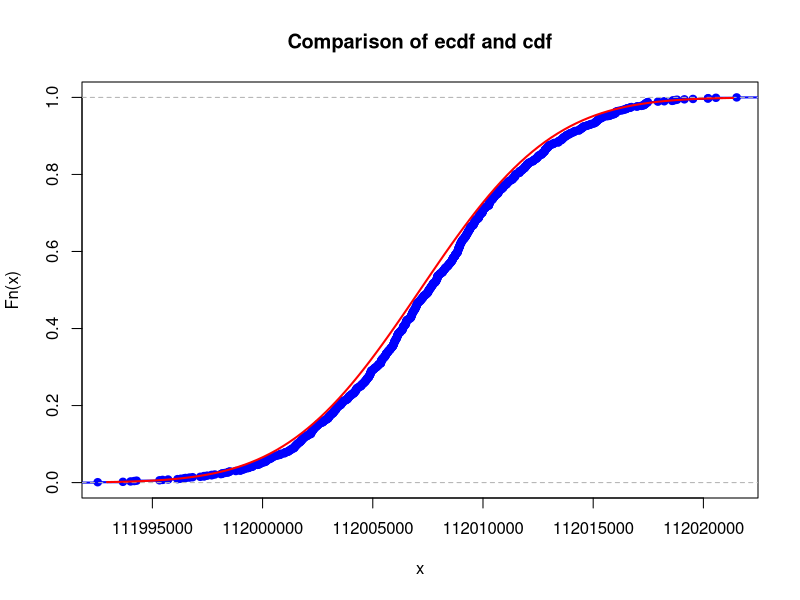
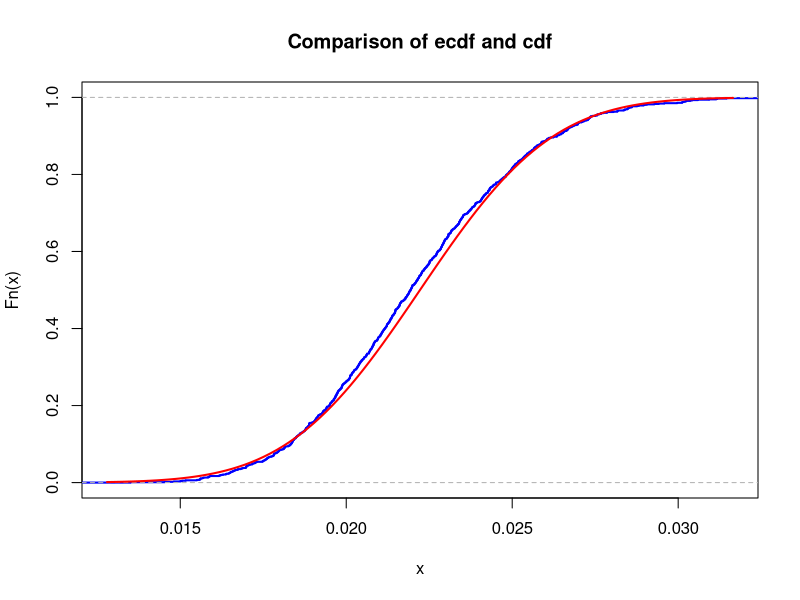
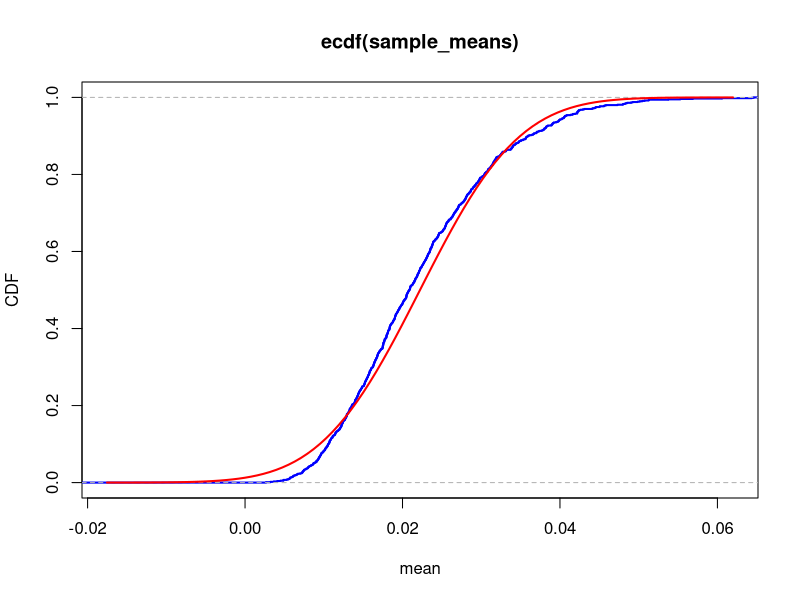
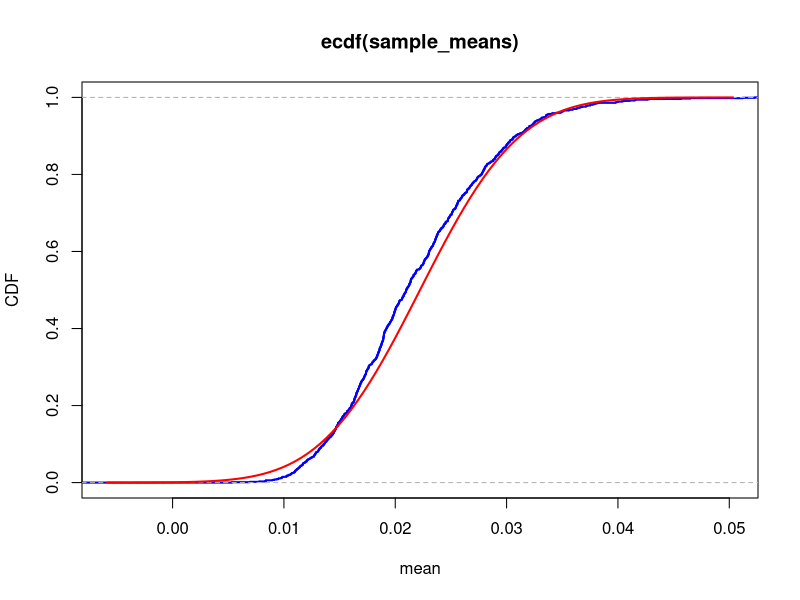
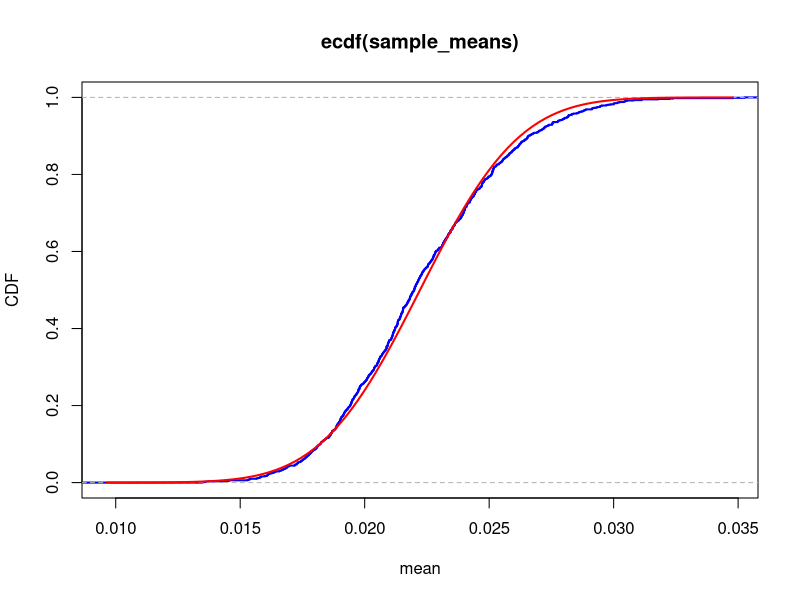
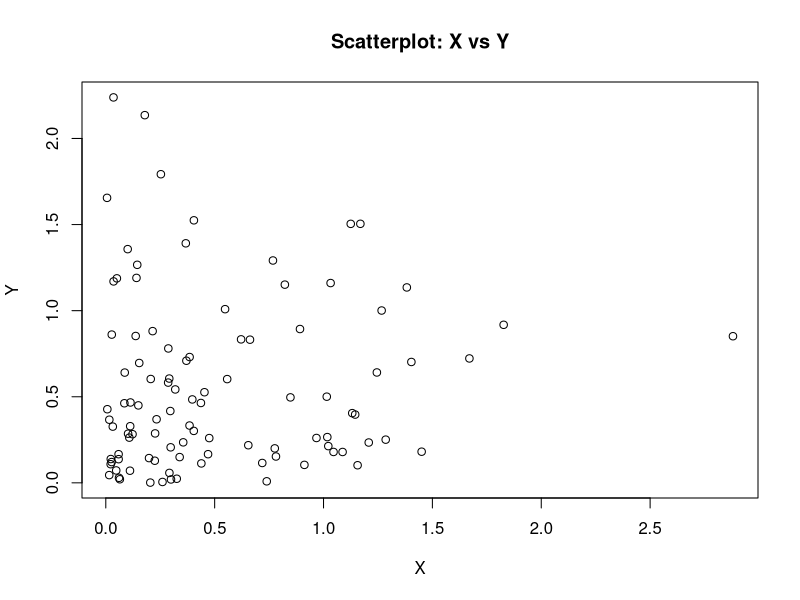
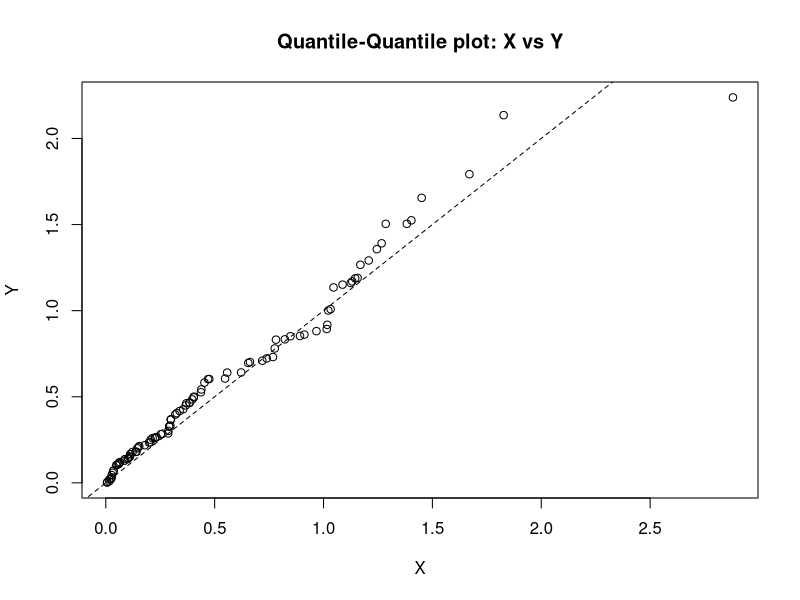
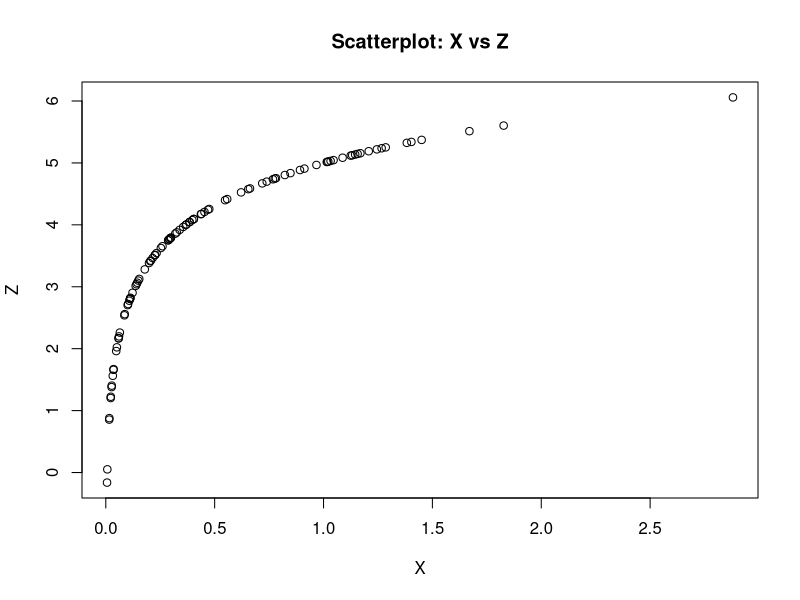

The R script that drew these images, in order:
## ---- chunk 1
# your team id number 
                          ###
id <- 35                 ### Change to the correct id!
                          ###
set.seed(id)
p <- id/100
# matrices G and H
G <- matrix(c(1, 1, 1, 0, 0, 0, 0,
		1, 0, 0, 1, 1, 0, 0,
		0, 1, 0, 1, 0, 1, 0,
		1, 1, 0, 1, 0, 0, 1), nrow = 4, byrow = TRUE)
H <- t(matrix(c(1, 0, 1, 0, 1, 0, 1,
		0, 1, 1, 0, 0, 1, 1,
		0, 0, 0, 1, 1, 1, 1), nrow = 3, byrow = TRUE))
# cat("The matrix G is: \n") 
#G  
#cat("The matrix H is: \n") 
#H
#cat("The product GH must be zero: \n")
#(G%*%H) %%2
## ---- chunk 2
# generate N messages

message_generator <- function(N) {
  matrix(sample(c(0,1), 4*N, replace = TRUE), nrow = N)
}  
messages <- message_generator(100)
codewords <- (messages %*% G) %% 2
## ---- chunk 3
#  errors <- ...
#  received <-   
## ---- chunk 4
T <- 30.1
m <- 35 * 10^(-6)
n <- 5
M <- 136.907089 # gram / mol this is the mass of c137
Na <- 6 * 10^23
n_list <- c(5, 10, 50)
# we need consistent units so our T must be converted from years to seconds we will calculate everything in seconds

T <- 30.1 * 365 * 24 * 60 * 60

T # = 949233600
# $\lambda$, is log(2)/T
# we found T so we can now calculate lambda (we need it to find mean)

lambda_for_all <- log(2) / T
lambda_for_all # = 7.302177e-10

# Now we can find N (number of atoms) = m/M NA

N <- m/M * Na
N # = 1.533887e+17

mu <- N * lambda_for_all
mu # = 112007142

# we have poisson distribution so it is easy for us to find sigma (= lambda) but we also should not forget that we search it per element and we have n of elements (=lambda/times). and sd would be sqrt of that value. BUT first I still calculated for all x-s 
var_for_all <- mu
#sd_for_all <- sqrt(var_for_all) # in other words it is for whole distribution but since they are independent than later on we can just devide it by n (sum of independent poisson rv = poisson rv with new parameter)
#sigma_for_all # = 1.460435e-10
#sd_for_all # = 1.208485e-05
K <- 1e3 # times that our experiment is going to be repeated 1000



sample_means <- colMeans(matrix(rpois(n*K, lambda = mu), nrow=n)) # functrion that calculates the mean value of each column in a matrix of df VERY QUICK
# rpois generates randm nums from poisson distribution first param - num of rvs second- mean and variance
## ---- chunk 5
mu <- mu 
sigma <- sqrt(var_for_all/n)
## ---- chunk 6
xlims <- c(mu-3*sigma,mu+3*sigma)
Fs <- ecdf(sample_means)
plot(Fs, 
     xlim = xlims, 
     ylim = c(0,1),
     col = "blue",
     lwd = 2,
     main = "Comparison of ecdf and cdf")
curve(pnorm(x, mean = mu, sd = sigma), col = "red", lwd = 2, add = TRUE)
## ---- chunk 7
max_diffs <- numeric(length(n_list))    
n_list <- c(5, 10, 50)
for (i in 1:length(n_list)) {
  n <- n_list[i]

  sample_means <- colMeans(matrix(rpois(n * K, lambda = mu), nrow = n))
  #Fs <- ecdf(sample_means)
  x_points <- seq(xlims[1], xlims[2], length.out = 1000)
  
  x_grid <- seq(min(sample_means), max(sample_means), length.out = 1000)
  ecdf_vals <- Fs(x_grid)
  cdf_vals  <- pnorm(x_grid, mean = mu, sd = sigma)
  
  max_diffs[i] <- max(abs(ecdf_vals - cdf_vals))
}

print("Maximal Differences")
names(max_diffs) <- paste("n=", n_list)
print(max_diffs)
print("As n gets bigger we can sees that diff between cdf and ecdf gets smaller and smaller. which numerically confirms clt")

## ---- chunk 8
bound <- 8*10^8
# Markov's Inequality
# P(S n>= 8*10^8) <= E(Sn) / 8*10^8
# E(Sn) / 8*10^8 <= 1-0.95 = 0.05
# n * mu / 8*10^8 <= 0.05
# n <= (0.05 * 8*10^8) / mu
#print(bound)
#print(mu)
n_markov <- ((0.05 * bound) / mu)
cat("n <=", n_markov)


## ---- chunk 9

# CLT
# We want P(Sn >=  8*10^8) <= 0.05
# 
# at first we can standardize it cause it has aproximately normal distribution (Sn - n*mu) / sqrt(n*mu) >= ( 8*10^8 - n*mu) / sqrt(n*mu)
# The 95th percentile for a standard Normal is z = 1.645
# So, we need: (8*10^8 - n*mu) / sqrt(n*mu) >= 1.645
# 8*10^8 - sqrt(n)^2*mu >= 1.645 * sqrt(n) * sqrt(mu)
# mu*sqrt(n)^2 + (1.645*sqrt(mu))*sqrt(n) -  8*10^8 <= 0

x <- (-( 1.645 * sqrt(mu)) + sqrt(( 1.645 * sqrt(mu))^2 - 4 * mu * (-bound))) / (2 * mu)
n_clt <- x^2

cat("CLT: n <=", x^2)

## ---- chunk 10
#Chernoff
bound <- 8e8
mu_per_sample <- mu
desirable_prob <- 0.95

chernoff_log_root <- function(n) {
  lambda <- n * mu_per_sample # calculating parameter of  sum of poisson rv 
  log_prob <- -lambda + bound * (1 + log(lambda / bound)) 
  return(log_prob - log(1 - desirable_prob))
}

library(stats)
result <- uniroot(chernoff_log_root, lower = 1, upper = 8e8/mu)
n_chernoff <- result$root

cat("Chernoff bound n_max =", n_chernoff, "\n")

## ---- chunk 11

K_large <- 10000

set.seed(35)
sample_sums <- rpois(K_large, lambda = n_clt * mu)

successes <- sum(sample_sums < 8e8)
empirical_prob <- successes / K_large

cat(" n =", n_clt, "with K =", K_large)
cat("  empirical probability of sum < 8*10^8 is:", empirical_prob, "\n")
print("The simulated probability is close to our target of 0.95, which confirms that our calculation for n using the CLT was correct")




## ---- chunk 12
nu1 <- 45
K <- 1e3
#n <- 5
n_list <- c(5, 10, 50)
for (n in n_list){
  sample_means <- colMeans(matrix(rexp(n*K, rate = nu1), nrow=n))
  cat("for n =", n, " mean of sample means = ", mean(sample_means))

}
## ---- chunk 13
exp_mean <- 1/nu1
exp_var <- 1 / nu1^2
exp_sd <- exp_mean

mu <- exp_mean  
sigma <- exp_sd / sqrt(n)
#print(n)
## ---- chunk 14
xlims <- c(mu-3*sigma,mu+3*sigma)
Fs <- ecdf(sample_means)
plot(Fs, 
     xlim = xlims, 
     col = "blue",
     lwd = 2,
     main = "Comparison of ecdf and cdf")
curve(pnorm(x, mean = mu, sd = sigma), col = "red", lwd = 2, add = TRUE)
## ---- chunk 15
# now let's do it for 5, 10, 50 and find differences


n_list <- c(5, 10, 50)
max_diffs <- numeric(length(n_list))

for (i in seq_along(n_list)) {
  n <- n_list[i]
  mat <- matrix(rexp(n*K, rate = nu1), nrow = n, ncol = K)
  sample_means <- colMeans(mat)
  mu <- 1/nu1
  sigma <- (1/nu1) / sqrt(n)

  Fs <- ecdf(sample_means)
  xlim <- c(mu - 4*sigma, mu + 4*sigma)
  plot(Fs, xlim = xlim, col = "blue", lwd = 2,
       xlab = "mean", ylab = "CDF")
  curve(pnorm(x, mean = mu, sd = sigma), add = TRUE, col = "red", lwd = 2)

  x_grid <- seq(min(sample_means), max(sample_means), length.out = 1000)
  ecdf_vals <- Fs(x_grid)
  cdf_vals  <- pnorm(x_grid, mean = mu, sd = sigma)
  max_diffs[i] <- max(abs(ecdf_vals - cdf_vals))

  cat("n =", n, " mu =", round(mu,4), " sigma =", round(sigma,4),
      " max diff =", round(max_diffs[i],4), "\n")
}
# So here we measure how far the empirical distribution is from the theoretical normal distribution. We see that the bigger n we take, the smaller the difference between them becomes which signifies that the empirical distribution gets closer and closer to the normal distribution. This is a great example of Central Linit Theorem.
## ---- chunk 16

#markov
nu1 <- 35 + 10    
m <- 100               
time_limit <- 60
desired_prob <- 0.95


# P(X <= 100) >= 0.95
# P(X >= 101) <= lambda/101 <= 0.05 ->
# -> lambda = 5,05
# and this is poisson distribution so we know our lambda and it is E(X) = nu1 * N *60 it is the radioactivity (nu1 * 60 sec) in N times

# nu1 * N *60 = 5.05
# we know nu1 = 45
# N = 5.05/45

lambda <- (1 - desired_prob) * (m + 1)
print(lambda)
N_markov <- lambda / (nu1)
print(N_markov)
#n_markov <- m / (3 * nu1)

# Markov's inequality gives us upper bound that will be true but will not be precise.
## ---- chunk 17
#CLT 


a <- 1
b <- 1.645
c <- -100

x_solution <- (-b + sqrt(b^2 - 4*a*c)) / (2*a)
lambda_clt <- x_solution^2
N_clt_final <- lambda_clt / ( nu1)

cat("x =", x_solution, "\n")
cat("lambda =", lambda_clt, "\n")
cat("N_max, not rounded =", N_clt_final, "\n")
cat("N_max =", floor(N_clt_final), "\n\n")

# CLT gives us really good and precise estimation that is close to the true value.
## ---- chunk 18
# Chernoff


mu <- 45
k <- 101
desired_prob <- 0.95

chernoff_log <- function(N) {
  exp(k - mu*N ) * (mu*N/k)^k - (1 - desired_prob)
}
N_chernoff <- uniroot(chernoff_log,  interval = c(1e-10, k/mu - 1e-6))$root
cat("Chernoff bound N_max =", N_chernoff, "\n")
cat("Rounded down =", floor(N_chernoff), "\n")

# Chernoff's inequality gives tighter upper bound than Markov's inequality but still not quite precise.

## ---- chunk 19
nu1 <- 45
k <- 100
time_limit <- 60
desired_prob <- 0.95

cdf_diff <- function(lambda) {
  #we have k iid rv with exponential distribution with parameter x so we can say that thei sum will equal Gamma distribution with parameters 100 and x
  rate <- lambda / time_limit
  pgamma(time_limit, shape = k, scale = 1/rate) - (1-desired_prob)
}

sol <- uniroot(cdf_diff, lower = 1e-6, upper = 500)$root
lambda_true <- sol
N_true <- lambda_true / (60 * nu1)
cat("lambda_true =", lambda_true, " N_true =", N_true, "\n")

set.seed(123)
Ksim <- 20000
rate_sim <- lambda_true / time_limit
samps <- rgamma(Ksim, shape = k, scale = 1/rate_sim)
prob_est <- mean(samps > time_limit)
cat("P(s>60) emperical with lambda:", prob_est, "\n")

# This gives the true and numerically precise value that is also close to what CLT gave us earlier which again validates the results CLT gives us.
## ---- chunk 20
    mu <- 35
    sigma <- 77
    N <- 100
    stadd <- sqrt(sigma)

    x <- rnorm(N, mean=mu, sd=stadd)
    mean_x <- mean(x)
    one_over_mean_x <- 1 / mean_x

    y <- 1 / x
    mean_y <- mean(y)

    cat("1/E(X) =", one_over_mean_x, "\n")
    cat("E(1/X) =", mean_y, "\n")
    # The output proves the inequality above.
## ---- chunk 21
X <- rexp(N, rate=2)
Y <- rexp(N, rate=2)
Z <- log(X) + 5

plot(X, Y, main="Scatterplot: X vs Y")
# There is a cloud-like image and no pattern on the plot. That proves that r. v. X and Y are independent.
qqplot(X, Y, main="Quantile-Quantile plot: X vs Y"); abline(0, 1, lty=2)
# Points are clustered near the line meaning that X and Y have similar distribution (some "rogue" points appear because of noise).
# So we conclude that X and Y are independent and similar.

plot(X, Z, main="Scatterplot: X vs Z")
# Points follow a strict pattern that reminds the graph of logarithm. And indeed Z is log(X)+5, exactly what we see on the plot. So, X and Z are dependent (Z is a function of X).
qqplot(X, Z, main="Quantile-Quantile plot: X vs Z"); abline(0, 1, lty=2)
# QQ-plot is also log-shaped signifying that the distribution of X and Z don't match (otherwise, we would see points lying on the diagonal as in case with X and Y). So X and Z are not similar.
# X and Z are dependent but not similar.
## ---- chunk 22
    N <- 100
    X <- rbinom(N, size = 3, prob = 0.5)

    sample_mean_X <- mean(X)
    sample_var_X <- var(X)     # uses n-1 in denominator, had to look for R documentation for that

    # Let's also calculate theoretical mean and theoretical variance and compare them to the those we got via simulation
    theoretical_mean_X <- 3 * 0.5
    theoretical_var_X <- 3* 0.5 * (1- 0.5)

    cat("sample mean:", sample_mean_X, "\n")
    cat("sample variance:", sample_var_X, "\n")
    cat("theoretical mean:", theoretical_mean_X, "\n")
    cat("theoretical variance:", theoretical_var_X, "\n\n")
    print("We see that sample mean and sample variance are indeed close to their theoretical counterparts.")
## ---- chunk 23
    Y <- 0.5 * X - 1

    sample_mean_Y <- mean(Y)
    sample_var_Y <- var(Y)     # uses n-1 in denominator, had to look for R documentation for that

    # Again, let's calculate theoretical mean and theoretical variance and compare them to the those we got via simulation
    theoretical_mean_Y <- 0.5 * theoretical_mean_X - 1
    theoretical_var_Y <- (0.5)^2 * theoretical_var_X

    cat("sample mean:", sample_mean_Y, "\n")
    cat("sample variance:", sample_var_Y, "\n")
    cat("theoretical mean:", theoretical_mean_Y, "\n")
    cat("theoretical variance:", theoretical_var_Y, "\n\n")
    print("So again, we see that sample mean and sample variance are indeed close to their theoretical counterparts.In addition, after finding both theoretical and sample variance of Y, we see that it is not a goog idea to play this game, as on average, the player will lose money.")
